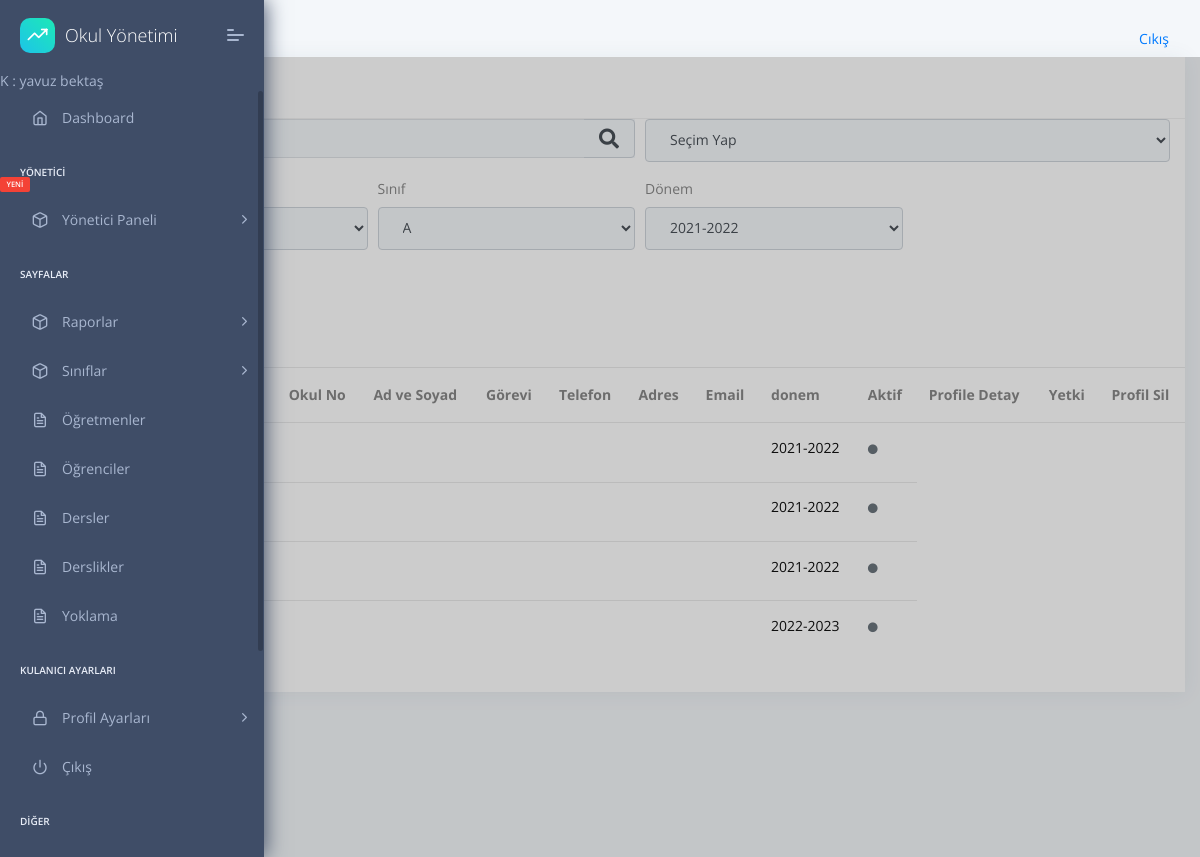
The page /student/list/ (signed in) on the database its author committed.
### apps/student/models.py (models this page shows)
class StudentList(models.Model):
    className=models.ForeignKey(Classes,on_delete=models.CASCADE)
    session=models.ForeignKey(Session,on_delete=models.CASCADE)
    students=models.ManyToManyField(Student,blank=True,related_name='students')
    teachers=models.ManyToManyField(Profil,blank=True,verbose_name="Sınıf Öğretmeni",related_name='teacher')
    def __str__(self):
        return str(self.session.session)+' '+str(self.className.level.level)+self.className.className.name

### apps/home/models.py (models this page shows)
class Session(models.Model):
    session=models.CharField(max_length=10,default="2021-2022",unique=True)
    def __str__(self):
      return self.session

### apps/student/views.py (the view, shortened to what this page needs)
# urls.py: path('list/', views.StudentListView.as_view(),name='student-list'),
class StudentListView(ListView):
    template_name = 'student/std-list.html'
    model = Student
    def get_context_data(self, **kwargs):
        context = super().get_context_data(**kwargs)
        filterNames = {
        "Seçim Yap" :"0",
        "Kullancı Adı" : "1",
        "Kullanıcı Soyadı" : "2",
        "TC No" : "3",
        "Cinsiyet" : "4",
    }
        context['classLevels']=ClassLevels.objects.all()
        context['sessions']=Session.objects.all()
        context['classNames']=ClassNames.objects.all()
        context['filterNames'] =filterNames
        context['media_url'] =settings.MEDIA_URL
        return context
    def get_queryset(self):
        queryset = {"students": StudentList.objects.prefetch_related('students').all()}
        queryset = {"studentlist": StudentList.objects.select_related('className','session').prefetch_related('students').all()}
        """A.objects.prefetch_related(
    Prefetch('a', queryset=B.objects.select_related('z'))
)"""
        getFilterText = self.request.GET.get("filterTextVal")
        category = self.request.GET.get("category")
        className = self.request.GET.get("className")
        session = self.request.GET.get("session")
        classLevel = self.request.GET.get("classLevel")
        print(queryset)
        return queryset

### apps/classes/models.py (called while the page is built)
    def __str__(self):
        return self.level

    def __str__(self):
        return self.name

    def __str__(self):
        return self.level.level+self.className.name

### apps/templates/student/std-list.html (shortened to what this page needs)
{% extends "layouts/base.html" %}
{% block content %}
<div class="col-xl-12 col-md-6">
    <div class="card ">
        <div class="card-header">
            <h5>Öğrenci Tablosu</h5>
        </div>
        {% include  'includes/filter.html' %}
        <div class="card-block px-0 py-3">
            <div class="table-responsive">
                <table class="table table-hover">
                    <thead>
                        <tr>
                        <th scope="col">Profil Resmi</th>
                        <th scope="col">Sınıf</th>
                        <th scope="col">Okul No</th>
                          <th scope="col">Ad ve Soyad</th>
                          <th scope="col">Görevi</th>
                          <th scope="col">Telefon</th>
                          <th scope="col">Adres</th>
                          <th scope="col">Email</th>
                          <th scope="col">donem</th>
                          <th scope="col">Aktif</th>
                          <th scope="col">Profile Detay</th>
                          <th scope="col">Yetki</th>
                          <th scope="col">Profil Sil</th>
                        </tr>
                      </thead>
                      <tbody>
                        {% for student in object_list.studentlist %}
                        <tr class="unread">
                            <td><img class="rounded-circle" style="width:50px;" src="{{media_url}}{{studentt.image}}" alt="activity-user"></td>
                            <td title="Sınıfı">
                                <h6 class="mb-1">{{student.className}}  </h6>
                            </td>
                            <td title="Okul No">
                            </td>
                            <td title="Ad Soyad">
                            </td>
                            <td>
                            </td>
                            <td>
                            </td>
                            <td>
                            </td>
                            <td>
                            </td>
                            <td title="donem">
                                <h6 class="mb-1">{{student.session}} </h6>
                            </td>
                            <td>
                                {% if studentt.status %}
                                <h6 class="text-muted"><i class="fas fa-circle text-c-green f-10 m-r-15"></i></h6>
                                {% else %}
                                <h6 class="text-muted"><i class="fas fa-circle text-c-black f-10 m-r-15"></i></h6>
                                {% endif %}
                            </td>
                        </tr>
                       {% endfor %}
                    </tbody>
                </table>
            </div>
        </div>
    </div>
</div>
{% endblock content %}

### apps/templates/includes/sidebar.html (shortened to what this page needs)
     <nav class="pcoded-navbar">
        <div class="navbar-wrapper">
            <div class="navbar-brand header-logo">
                <a target="_blank"
                href="#"
                   class="b-brand">
                    <div class="b-bg">
                        <i class="feather icon-trending-up"></i>
                    </div>
                    <span class="b-title">Okul Yönetimi</span>
                </a>
                <a class="mobile-menu" id="mobile-collapse" href="javascript:"><span></span></a>
            </div>
            <div class="nav-item">
                <span>K :  {{user.first_name}} {{user.last_name}}</span>
            </div>
            <div class="navbar-content scroll-div">
                <ul class="nav pcoded-inner-navbar">
                    <li class="nav-item {% if 'index' in segment %} active {% endif %}">
                        <a href="/" class="nav-link "><span class="pcoded-micon"><i class="feather icon-home"></i></span><span class="pcoded-mtext">Dashboard</span></a>
                    </li>
                    {% if user.is_staff %}
                    <li class="nav-item pcoded-menu-caption">
                        <label>Yönetici<span class="pcoded-badge label label-danger">YENİ</span></label>
                    </li>
                    <li data-username="basic components Button Alert Badges breadcrumb Paggination progress Tooltip popovers Carousel Cards Collapse Tabs pills Modal Grid System Typography Extra Shadows Embeds" class="nav-item pcoded-hasmenu">
                        <a href="javascript:" class="nav-link "><span class="pcoded-micon"><i class="feather icon-box"></i></span><span class="pcoded-mtext">Yönetici Paneli</span></a>
                        </li>
                    {% endif %}
                    <li class="nav-item pcoded-menu-caption">
                        <label>Sayfalar</label>
                    </li>
                    <li data-username="basic components Button Alert Badges breadcrumb Paggination progress Tooltip popovers Carousel Cards Collapse Tabs pills Modal Grid System Typography Extra Shadows Embeds" class="nav-item pcoded-hasmenu">
                        <a href="javascript:" class="nav-link "><span class="pcoded-micon"><i class="feather icon-box"></i></span><span class="pcoded-mtext">Raporlar</span></a>
                        </li>
                        <li data-username="basic components Button Alert Badges breadcrumb Paggination progress Tooltip popovers Carousel Cards Collapse Tabs pills Modal Grid System Typography Extra Shadows Embeds" class="nav-item pcoded-hasmenu">
                        <a href="javascript:" class="nav-link"><span class="pcoded-micon"><i class="feather icon-box"></i></span><span class="pcoded-mtext">Sınıflar</span></a>
                    </li>
                    <li data-username="form elements advance componant validation masking wizard picker select"
                        class="nav-item {% if 'usr-ogretmenler' in segment %} active {% endif %}">
                        <a href="/usr-ogretmenler.html" class="nav-link "><span class="pcoded-micon"><i class="feather icon-file-text"></i></span><span class="pcoded-mtext">Öğretmenler</span></a>
                    </li>
                    <li data-username="form elements advance componant validation masking wizard picker select"
                        class="nav-item {% if 'usr-ogrenciler' in segment %} active {% endif %}">
                        <a href="/student/list" class="nav-link "><span class="pcoded-micon"><i class="feather icon-file-text"></i></span><span class="pcoded-mtext">Öğrenciler</span></a>
                    </li>
                    <li data-username="form elements advance componant validation masking wizard picker select"
                        class="nav-item {% if 'page-dersler' in segment %} active {% endif %}">
                        <a href="/page-dersler.html" class="nav-link "><span class="pcoded-micon"><i class="feather icon-file-text"></i></span><span class="pcoded-mtext">Dersler</span></a>
                    </li>
                    <li data-username="form elements advance componant validation masking wizard picker select"
                        class="nav-item {% if 'page-dersler' in segment %} active {% endif %}">
                        <a href="/page-blank.html" class="nav-link "><span class="pcoded-micon"><i class="feather icon-file-text"></i></span><span class="pcoded-mtext">Derslikler</span></a>
                    </li>
                    <li data-username="form elements advance componant validation masking wizard picker select"
                        class="nav-item {% if 'page-dersler' in segment %} active {% endif %}">
                        <a href="/page-blank.html" class="nav-link "><span class="pcoded-micon"><i class="feather icon-file-text"></i></span><span class="pcoded-mtext">Yoklama</span></a>
                    </li>
                    <li class="nav-item pcoded-menu-caption">
                        <label>Kulanıcı Ayarları</label>
                    </li>
                    <li data-username="Authentication Sign up Sign in reset password Change password Personal information profile settings map form subscribe" class="nav-item pcoded-hasmenu">
                        <a href="javascript:" class="nav-link "><span class="pcoded-micon"><i class="feather icon-lock"></i></span><span class="pcoded-mtext">Profil Ayarları</span></a>
                    </li>
                    <li data-username="Disabled Menu" class="nav-item">
                        <a href="{% url 'logout' %}" class="nav-link">
                            <span class="pcoded-micon"><i class="feather icon-power"></i></span><span class="pcoded-mtext">Çıkış</span>
                        </a>
                    </li>
                    <li class="nav-item pcoded-menu-caption">
                        <label>Diğer</label>
                    </li>
                    <li data-username="basic components Button Alert Badges breadcrumb Paggination progress Tooltip popovers Carousel Cards Collapse Tabs pills Modal Grid System Typography Extra Shadows Embeds" class="nav-item pcoded-hasmenu">
                        <a href="javascript:" class="nav-link "><span class="pcoded-micon"></span><span class="pcoded-mtext">Diğer</span></a>
                        </li>
                </ul>
            </div>
        </div>
    </nav>

### rows shown on the page
StudentList: session "2021-2022"
StudentList: session "2021-2022"
StudentList: session "2021-2022"
StudentList: session "2022-2023"

### other values the page prints
{{ user.first_name }} "yavuz"
{{ user.last_name }} "bektaş"
form field category "Seçim Yap"
form field className "A"
form field session "2021-2022"
